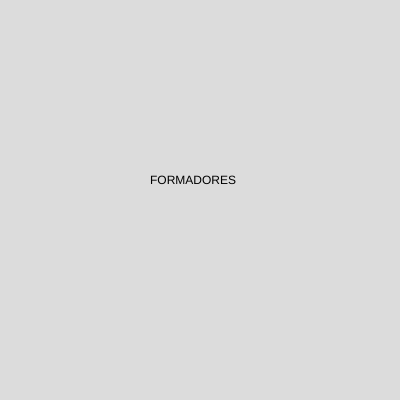
Frame 1 (no input)
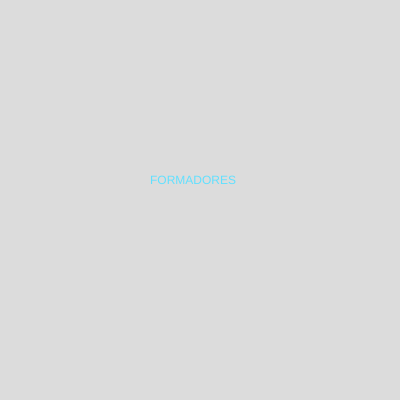
Frame 60 (no input)
Frame 120 (the mouse pressed at the canvas centre since frame 60): identical to frame 60, image omitted

The p5.js sketch that drew these frames (run headless with seeded random() and noise() and a simulated clock; from frame 60 on, the mouse is pressed at the canvas centre):

// p5.js sketch
// ── sketch.js
function setup() {
  createCanvas(400, 400);
}

function draw() {
  background(220);
  text ("FORMADORES", 150, 184);
  fill (color(97, 224, 500));
}
